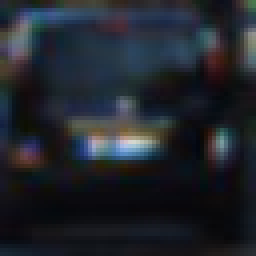
#> input picture lesson18-vehicle-tracking/401.jpeg, 64 x 64 px (shown 4 times larger); its folder holds 4 pictures in this run
$ python l29_hog_classify.py
#> lines starting #> are read from the running program, lines starting #| are printed output that depends on the picture
import matplotlib.image as mpimg
import matplotlib.pyplot as plt
import numpy as np
import cv2
import glob
import time
from sklearn.svm import LinearSVC
from sklearn.preprocessing import StandardScaler
from skimage.feature import hog
from sklearn.model_selection  import train_test_split

def get_hog_features(img, orient, pix_per_cell, cell_per_block,
                        vis=False, feature_vec=True):
    # Call with two outputs if vis==True
    if vis == True:
        features, hog_image = hog(img, orientations=orient, pixels_per_cell=(pix_per_cell, pix_per_cell),
                                  cells_per_block=(cell_per_block, cell_per_block), transform_sqrt=True,
                                  visualise=vis, feature_vector=feature_vec)
        return features, hog_image
    # Otherwise call with one output
    else:
        features = hog(img, orientations=orient, pixels_per_cell=(pix_per_cell, pix_per_cell),
                       cells_per_block=(cell_per_block, cell_per_block), transform_sqrt=True,
                       visualise=vis, feature_vector=feature_vec)
        return features


def extract_features(imgs, cspace='RGB', orient=9,
                        pix_per_cell=8, cell_per_block=2, hog_channel=0):
    # Create a list to append feature vectors to
    features = []
    # Iterate through the list of images
    for file in imgs:
        # Read in each one by one
        image = mpimg.imread(file)
        # apply color conversion if other than 'RGB'
        if cspace != 'RGB':
            if cspace == 'HSV':
                feature_image = cv2.cvtColor(image, cv2.COLOR_RGB2HSV)
            elif cspace == 'LUV':
                feature_image = cv2.cvtColor(image, cv2.COLOR_RGB2LUV)
            elif cspace == 'HLS':
                feature_image = cv2.cvtColor(image, cv2.COLOR_RGB2HLS)
            elif cspace == 'YUV':
                feature_image = cv2.cvtColor(image, cv2.COLOR_RGB2YUV)
            elif cspace == 'YCrCb':
                feature_image = cv2.cvtColor(image, cv2.COLOR_RGB2YCrCb)
        else: feature_image = np.copy(image)

        # Call get_hog_features() with vis=False, feature_vec=True
        if hog_channel == 'ALL':
            hog_features = []
            for channel in range(feature_image.shape[2]):
                hog_features.append(get_hog_features(feature_image[:,:,channel],
                                    orient, pix_per_cell, cell_per_block,
                                    vis=False, feature_vec=True))
            hog_features = np.ravel(hog_features)
        else:
            hog_features = get_hog_features(feature_image[:,:,hog_channel], orient,
                        pix_per_cell, cell_per_block, vis=False, feature_vec=True)
        # Append the new feature vector to the features list
        features.append(hog_features)
    # Return list of feature vectors
    return features

if __name__ == '__main__':
    # Divide up into cars and notcars
    images = glob.glob('*.jpeg')
    cars = []
    notcars = []
    for image in images:
        if 'image' in image or 'extra' in image:
            notcars.append(image)
        else:
            cars.append(image)

    # Reduce the sample size because HOG features are slow to compute
    # The quiz evaluator times out after 13s of CPU time
    sample_size = 500
    cars = cars[0:sample_size]
    notcars = notcars[0:sample_size]

    colorspace = 'RGB' # Can be RGB, HSV, LUV, HLS, YUV, YCrCb
    orient = 9
    pix_per_cell = 8
    cell_per_block = 2
    hog_channel = 0 # Can be 0, 1, 2, or "ALL"

    t=time.time()
    car_features = extract_features(cars, cspace=colorspace, orient=orient,
                            pix_per_cell=pix_per_cell, cell_per_block=cell_per_block,
                            hog_channel=hog_channel)
#> in extract_features, image is the input picture: shape (64, 64, 3); mean R, G, B 32.8, 36.9, 44.1
#> in get_hog_features, `features = hog(img, orientations=orient, pixels_per_cell=(pix_per_cell..`: features = 1764 values, max 0.424 at index 1624, min 0 at index 7, mean 0.133
#> in get_hog_features, `features = hog(img, orientations=orient, pixels_per_cell=(pix_per_cell..`:
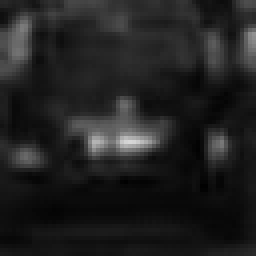
#> img: shape (64, 64) (shown 4 times larger); min 1, max 215, mean 32.8
#> in extract_features, `hog_features = get_hog_features(feature_image[:,:,hog_channel], orient..`: hog_features has the same summary as features in get_hog_features
#> pass 2 of the loop in extract_features, `for file in imgs:`:
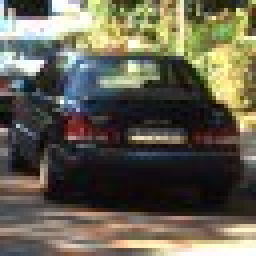
#> input picture lesson18-vehicle-tracking/402.jpeg, 64 x 64 px (shown 4 times larger)
#> in extract_features, image is the input picture: shape (64, 64, 3); mean R, G, B 100.6, 96.4, 81
#> features = 1764 values, max 0.505 at index 1426, min 0 at index 15, mean 0.131
#> in get_hog_features (call 2), `features = hog(img, orientations=orient, pixels_per_cell=(pix_per_cell..`:
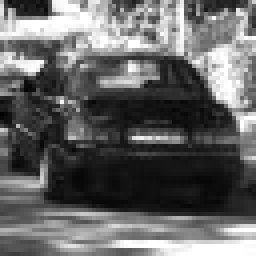
#> img: shape (64, 64) (shown 4 times larger); min 0, max 255, mean 100.6
#> hog_features has the same summary as features in get_hog_features
#> pass 3 of the loop in extract_features, `for file in imgs:`:
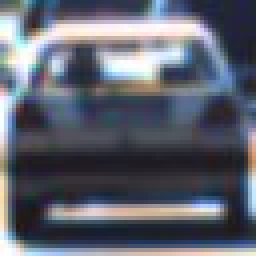
#> input picture lesson18-vehicle-tracking/403.jpeg, 64 x 64 px (shown 4 times larger)
#> in extract_features, image is the input picture: shape (64, 64, 3); mean R, G, B 94.2, 98.2, 110.5
#> features = 1764 values, max 0.637 at index 1426, min 0 at index 33, mean 0.111
#> in get_hog_features (call 3), `features = hog(img, orientations=orient, pixels_per_cell=(pix_per_cell..`:
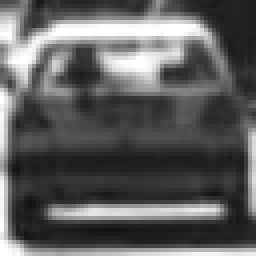
#> img: shape (64, 64) (shown 4 times larger); min 16, max 255, mean 94.2
#> hog_features has the same summary as features in get_hog_features
#> the loop made 4 passes; the first 3 are shown
    notcar_features = extract_features(notcars, cspace=colorspace, orient=orient,
                            pix_per_cell=pix_per_cell, cell_per_block=cell_per_block,
                            hog_channel=hog_channel)
    t2 = time.time()
    print(round(t2-t, 2), 'Seconds to extract HOG features...')
    # Create an array stack of feature vectors
#> (the run stopped early here; a loop or call above may not have finished)
